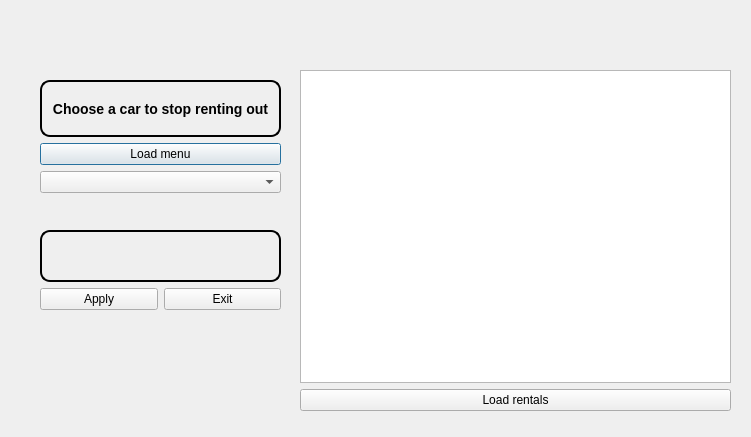
<?xml version="1.0" encoding="UTF-8"?>
<ui version="4.0">
 <class>removerental</class>
 <widget class="QDialog" name="removerental">
  <property name="geometry">
   <rect>
    <x>0</x>
    <y>0</y>
    <width>751</width>
    <height>437</height>
   </rect>
  </property>
  <property name="windowTitle">
   <string>Dialog</string>
  </property>
  <widget class="QWidget" name="verticalLayoutWidget">
   <property name="geometry">
    <rect>
     <x>40</x>
     <y>80</y>
     <width>241</width>
     <height>113</height>
    </rect>
   </property>
   <layout class="QVBoxLayout" name="verticalLayout">
    <item>
     <widget class="QLabel" name="label">
      <property name="styleSheet">
       <string notr="true">border-style: outset;
    border-width: 2px;
    border-radius: 10px;
    border-color: black;
    font: bold 14px;
    min-width: 10em;
    padding: 6px;</string>
      </property>
      <property name="text">
       <string>Choose a car to stop renting out</string>
      </property>
      <property name="alignment">
       <set>Qt::AlignCenter</set>
      </property>
     </widget>
    </item>
    <item>
     <widget class="QPushButton" name="pushButton">
      <property name="text">
       <string>Load menu</string>
      </property>
     </widget>
    </item>
    <item>
     <widget class="QComboBox" name="carregbox"/>
    </item>
   </layout>
  </widget>
  <widget class="QWidget" name="verticalLayoutWidget_2">
   <property name="geometry">
    <rect>
     <x>40</x>
     <y>230</y>
     <width>241</width>
     <height>80</height>
    </rect>
   </property>
   <layout class="QVBoxLayout" name="verticalLayout_2">
    <item>
     <widget class="QLabel" name="message">
      <property name="styleSheet">
       <string notr="true">border-style: outset;
    border-width: 2px;
    border-radius: 10px;
    border-color: black;
    font: bold 14px;
    min-width: 10em;
    padding: 6px;</string>
      </property>
      <property name="text">
       <string/>
      </property>
     </widget>
    </item>
    <item>
     <layout class="QHBoxLayout" name="horizontalLayout">
      <item>
       <widget class="QPushButton" name="applybutton">
        <property name="text">
         <string>Apply</string>
        </property>
       </widget>
      </item>
      <item>
       <widget class="QPushButton" name="exitbutton">
        <property name="text">
         <string>Exit</string>
        </property>
       </widget>
      </item>
     </layout>
    </item>
   </layout>
  </widget>
  <widget class="QWidget" name="verticalLayoutWidget_3">
   <property name="geometry">
    <rect>
     <x>300</x>
     <y>70</y>
     <width>431</width>
     <height>341</height>
    </rect>
   </property>
   <layout class="QVBoxLayout" name="verticalLayout_3">
    <item>
     <widget class="QTableView" name="tableView"/>
    </item>
    <item>
     <widget class="QPushButton" name="loadrentalsbutton">
      <property name="text">
       <string>Load rentals</string>
      </property>
     </widget>
    </item>
   </layout>
  </widget>
 </widget>
 <resources/>
 <connections/>
</ui>
